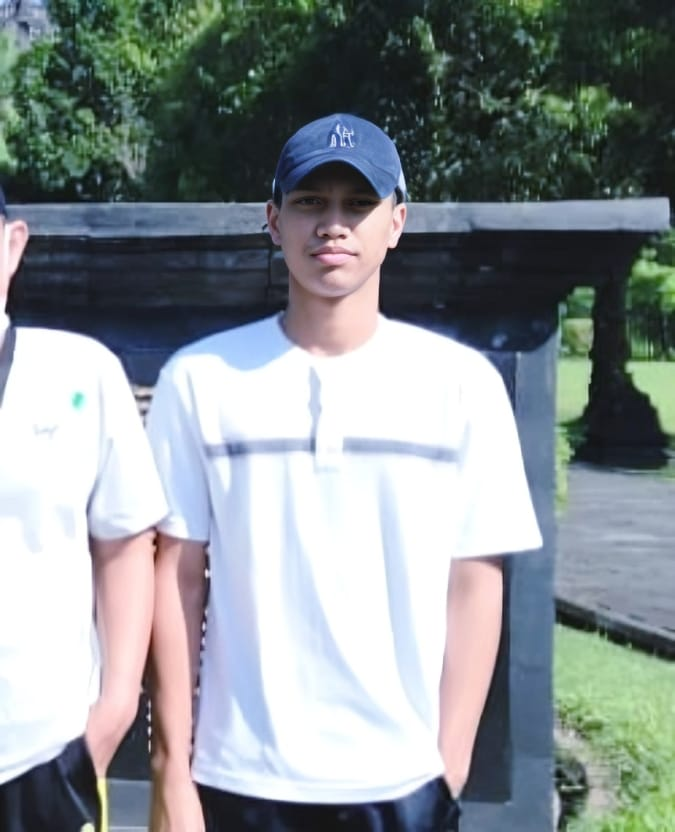
#> input picture PROJEK_UAS_PCD_C/fotodiri.jpg, 675 x 832 px
$ jupyter execute 'Geometrix Citra.ipynb'
#> lines starting #> are read from the running program, lines starting #| are printed output that depends on the picture
[cell 1]
import cv2
import numpy as np

# Membaca citra foto
img = cv2.imread('fotodiri.jpg')
#> img is the input picture: shape (832, 675, 3); mean B, G, R 146.6, 144.2, 136.5

# Menampilkan citra asli
cv2.imshow('Citra Asli', img)
cv2.waitKey(0)

[cell 2]
# Menentukan sudut rotasi
sudut = 45

# Memutar citra foto
rotasi = cv2.rotate(img, cv2.ROTATE_180)
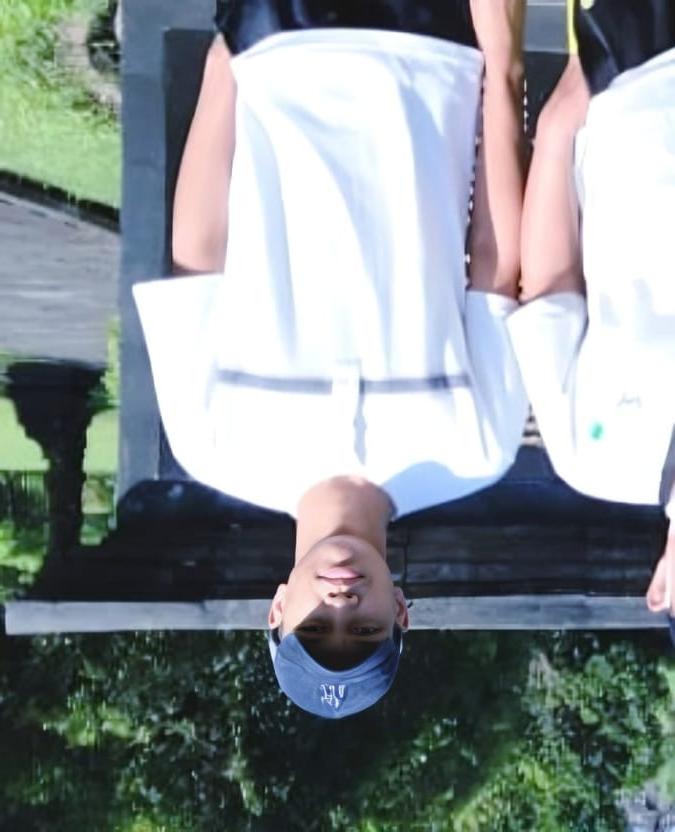
#> rotasi: shape (832, 675, 3); mean B, G, R 146.6, 144.2, 136.5

# Menampilkan citra foto yang dirotasi
cv2.imshow('Citra yang Dirotasi', rotasi)
cv2.waitKey(0)

[cell 3]
# Menentukan ukuran baru
lebar_baru = 500
tinggi_baru = 300

# Mengubah ukuran citra foto
ukuran_ulang = cv2.resize(img, (lebar_baru, tinggi_baru))
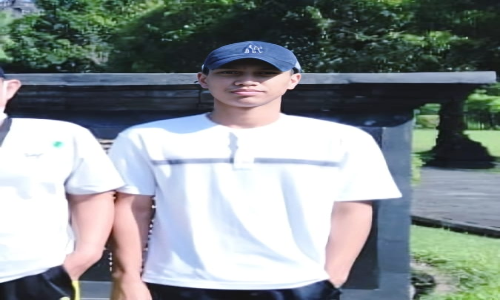
#> ukuran_ulang: shape (300, 500, 3); mean B, G, R 146.5, 144.1, 136.4

# Menampilkan citra foto yang diubah ukurannya
cv2.imshow('Citra dengan Ukuran Baru', ukuran_ulang)
cv2.waitKey(0)

[cell 4]
# Membalik citra foto secara horizontal
horizontal = cv2.flip(img, 1)
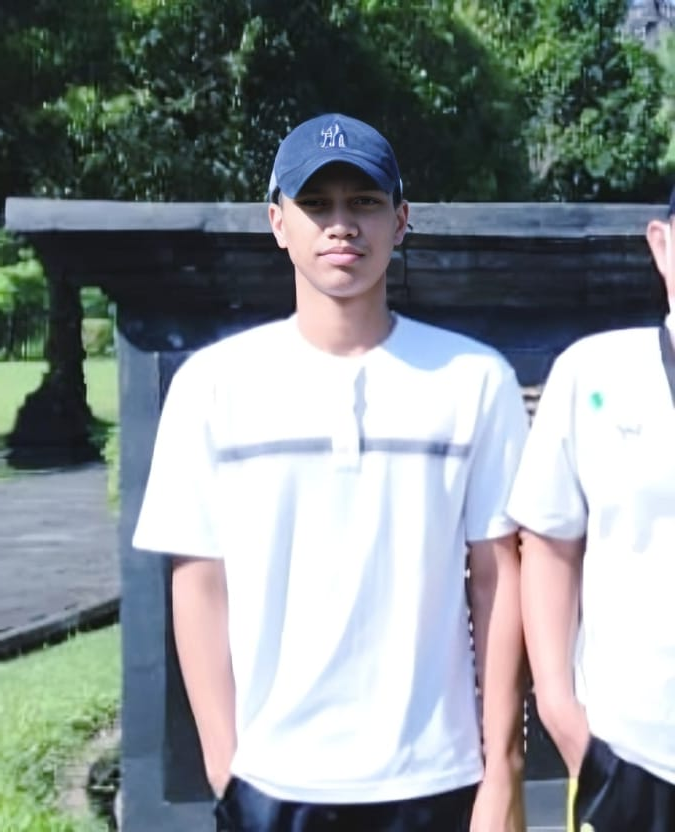
#> horizontal: shape (832, 675, 3); mean B, G, R 146.6, 144.2, 136.5

# Membalik citra foto secara vertikal
vertikal = cv2.flip(img, 0)
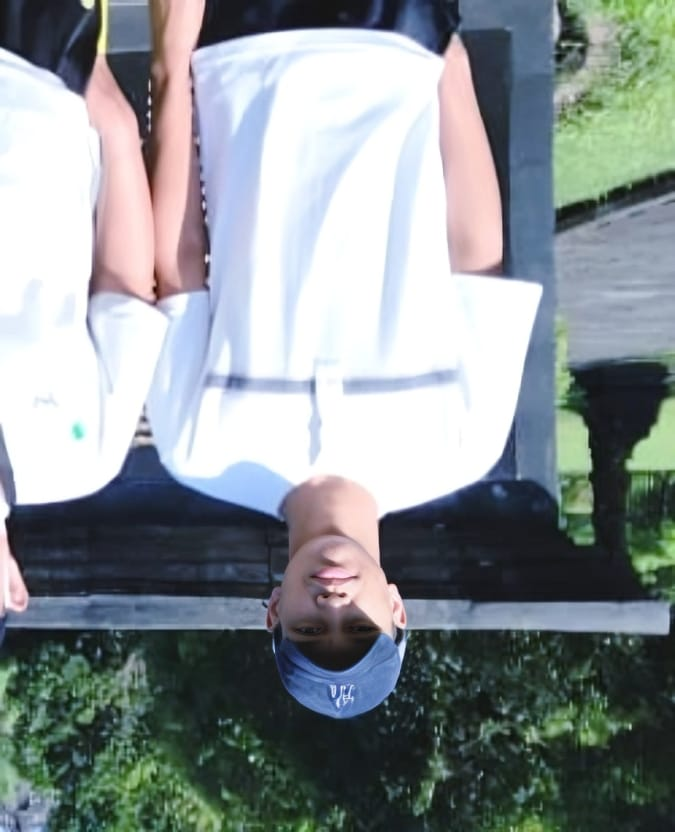
#> vertikal: shape (832, 675, 3); mean B, G, R 146.6, 144.2, 136.5

# Menampilkan citra foto yang dibalik secara horizontal
cv2.imshow('Citra yang Dibalik Horizontal', horizontal)
cv2.waitKey(0)

# Menampilkan citra foto yang dibalik secara vertikal
cv2.imshow('Citra yang Dibalik Vertikal', vertikal)
cv2.waitKey(0)

[cell 5]
# Menentukan koordinat translasi
tx = 50
ty = 30

# Menginisialisasi matriks identitas
matriks_identitas = np.eye(3, dtype=np.float32)

# Mengubah matriks identitas dengan koordinat translasi
matriks_translasi = np.array([[1, 0, tx], [0, 1, ty], [0, 0, 1]], dtype=np.float32)

# Menghitung matriks transformasi
matriks_transformasi = np.dot(matriks_identitas, matriks_translasi)

# Menstranslasi foto dengan mengubah koordinat piksel
tinggi, lebar = img.shape[:2]
#> tinggi = 832; lebar = 675
for y in range(tinggi):
    for x in range(lebar):
        piksel_baru = np.dot(matriks_transformasi, np.array([x, y, 1]))[:2]
        x_baru, y_baru = int(piksel_baru[0]), int(piksel_baru[1])
        if 0 <= x_baru < lebar and 0 <= y_baru < tinggi:
            img[y_baru, x_baru] = img[y, x]
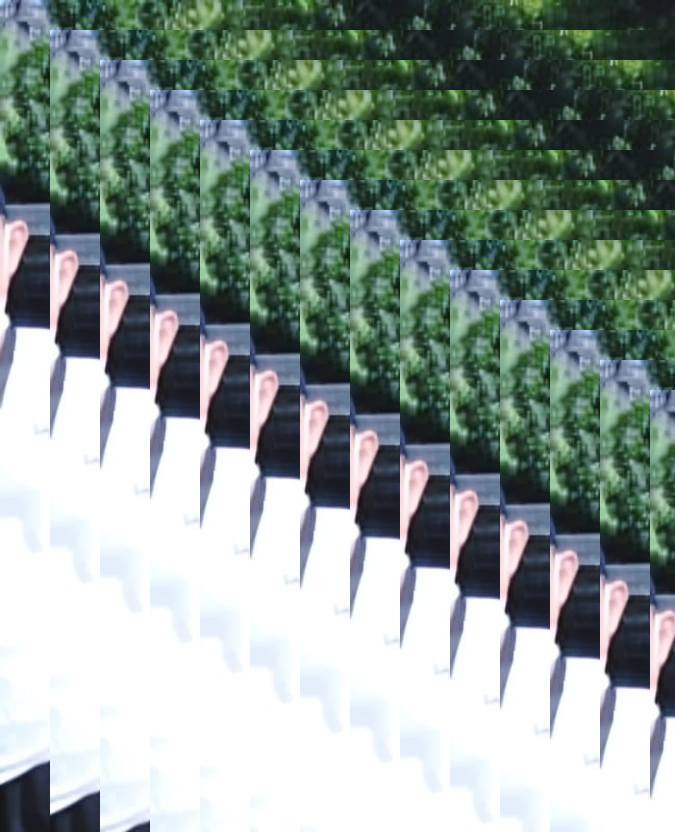
#> img: shape (832, 675, 3); mean B, G, R 148.4, 153.2, 139.7

# Menampilkan foto yang ditranslasi
cv2.imshow('Citra yang Ditranslasi', img)
cv2.waitKey(0)
